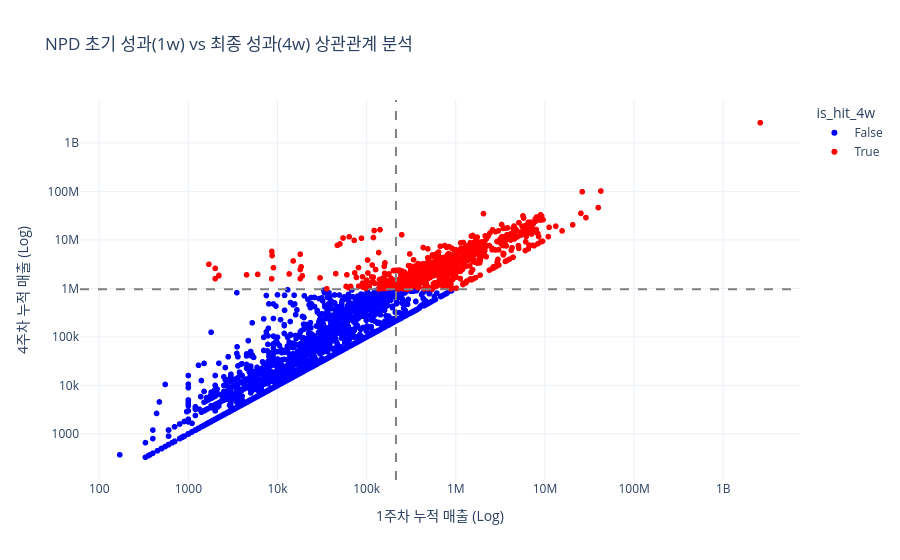

Source (notebook cell):
### Markdown cell above
# Step 1 추가: NPD 지속성(Sustainability) 및 히트 상품 전이 분석
1. 데이터 도출 과정 (Algorithm Logic)
   1. NPD 생애주기 정렬: B2_POS_SALE_CLEANED 데이터에서 각 상품코드별 최초 결제 발생일을 출시일(Day
      0)로 설정하여 시계열을 동기화했습니다.
   2. 누적 매출 집계: 
       * 1w (Day 0~7): 초기 인지도 및 출시 효과가 반영된 순수 1주일 매출 합산.
       * 4w (Day 0~28): 초기 재구매 사이클이 한 번 돌아간 시점의 한 달 매출 합산.
   3. 상대적 히트(Hit) 기준 적용:
       * 각 기간(1w, 4w)의 매출 분포에서 상위 20%(80th Percentile)를 각각 독립적으로 산출했습니다. 
       * 결과: 1주에 약 60.6만 원 이상 팔면 히트, 4주에 약 217.6만 원 이상 팔면 히트로 정의됨.
   4. 교차 검증 (Retention Calculation):
       * 분자: [1주차 히트] AND [4주차 히트]를 동시에 만족하는 상품 수 (2,256개)
       * 분모: [1주차 히트] 전체 상품 수 (2,429개)
       * 최종값: 2,256 / 2,429 = 92.88%

  2. 비즈니스 인사이트 요약
   * 초기 흥행의 고착화: 1주 차에 성공한 상품 10개 중 9개 이상이 한 달 뒤에도 성공 상태를 유지합니다.
     이는 편의점 신제품의 성패가 초기 진열(Display)과 초기 인지도에 의해 거의 결정됨을 의미합니다.
   * 낮은 역전 가능성: 1주 차에 히트가 아니었던 상품이 4주 차에 히트로 '역전'할 확률이나, 반대로 급격히
     '추락'할 확률이 7% 미만으로 매우 낮습니다. (변동성 낮음)
   * GNN 모델 설계 시사점: 
       * Cold Start 해결의 근거: 출시 직후의 짧은 데이터(1주)만으로도 모델이 예측해야 할 타겟($y$)의

### Code cell
def run_npd_sustainability_analysis(b2_path, true_npd_set):
    print(f"--- [분석 시작] 신제품 초기 흥행의 지속성(Sustainability) 검증 ---")
    
    b2_lazy = pl.scan_parquet(b2_path)
    npd_series = pl.Series(list(true_npd_set), dtype=pl.Utf8) 
    b2_filtered = b2_lazy.filter(pl.col("상품코드").is_in(npd_series))
    
    # 날짜 타입 변환 및 상품별 출시일(최초 판매일) 산출
    b2_with_date = b2_filtered.with_columns(
        pl.col("판매일자").str.to_date("%Y%m%d").alias("sale_dt")
    )
    
    launch_dates = (
        b2_with_date
        .group_by("상품코드")
        .agg(pl.col("sale_dt").min().alias("launch_dt"))
    )
    
    # 1주차(7일) 및 4주차(28일) 매출 계산
    # 주차별 '순수' 매출 증분을 보기 위해 1w와 4w를 각각 독립적으로 집계
    npd_sales = (
        b2_with_date
        .join(launch_dates, on="상품코드")
        .with_columns(
            (pl.col("sale_dt") - pl.col("launch_dt")).dt.total_days().alias("days_after")
        )
        .group_by("상품코드")
        .agg([
            pl.col("판매금액").filter(pl.col("days_after") <= 7).sum().alias("sales_1w"),
            pl.col("판매금액").filter(pl.col("days_after") <= 28).sum().alias("sales_4w")
        ])
        .filter(pl.col("sales_4w") > 0)
        .collect()
    )
    
    # 2. 히트 상품(Top 20%) 정의 및 라벨링
    threshold_1w = npd_sales.select(pl.col("sales_1w").quantile(0.8)).item()
    threshold_4w = npd_sales.select(pl.col("sales_4w").quantile(0.8)).item()
    
    npd_labeled = npd_sales.with_columns([
        (pl.col("sales_1w") >= threshold_1w).alias("is_hit_1w"),
        (pl.col("sales_4w") >= threshold_4w).alias("is_hit_4w")
    ])
    
    # 3. 지속성(Retention) 지표 산출
    # 1주차 히트 상품 중 4주차에도 히트인 비율
    hit_1w_count = npd_labeled.filter(pl.col("is_hit_1w")).height
    sustained_hit_count = npd_labeled.filter(pl.col("is_hit_1w") & pl.col("is_hit_4w")).height
    retention_rate = (sustained_hit_count / hit_1w_count * 100) if hit_1w_count > 0 else 0
    
    print(f"\n[지속성 분석 결과]")
    print(f" - 1주차 히트 상품 수: {hit_1w_count:,} 개 (임계값: {threshold_1w:,.0f}원)")
    print(f" - 4주차 히트 유지 수: {sustained_hit_count:,} 개 (임계값: {threshold_4w:,.0f}원)")
    print(f" - 성공 유지율(Retention Rate): {retention_rate:.2f}%")
    
    # 4. 시각화: 1w vs 4w 매출 상관관계 산점도
    fig = px.scatter(
        npd_labeled.to_pandas(),
        x="sales_1w",
        y="sales_4w",
        color="is_hit_4w",
        log_x=True,
        log_y=True,
        hover_data=["상품코드"],
        title="NPD 초기 성과(1w) vs 최종 성과(4w) 상관관계 분석",
        labels={"sales_1w": "1주차 누적 매출 (Log)", "sales_4w": "4주차 누적 매출 (Log)"},
        template="plotly_white",
        color_discrete_map={True: "red", False: "blue"}
    )
    
    # 가이드라인 추가
    fig.add_vline(x=threshold_1w, line_dash="dash", line_color="gray", annotation_text="1w Hit Line")
    fig.add_hline(y=threshold_4w, line_dash="dash", line_color="gray", annotation_text="4w Hit Line")
    
    fig.show()
    
    # 5. 전이 행렬(Transition Matrix) 시각화 준비
    print("\n[성공 상태 전이 행렬 (Transition Matrix)]")
    transition = npd_labeled.group_by(["is_hit_1w", "is_hit_4w"]).agg(pl.len().alias("count")).sort(["is_hit_1w", "is_hit_4w"])
    print(transition)
    
    return npd_labeled

# 실행부
B2_PATH = "../../data/processed/B2_POS_SALE_CLEANED.parquet"
if os.path.exists(B2_PATH):
    npd_analysis_res = run_npd_sustainability_analysis(B2_PATH, TRUE_NPD_SET)
else:
    print(f"파일을 찾을 수 없습니다: {B2_PATH}")

### Figure 1 — Plotly figure (JSON) as saved in the notebook; plotly's stock layout.template omitted (floating-point values rounded to 4 significant figures; data arrays with more than 128 entries replaced by an {"elided": "..."} marker saying what was removed)
{"data": [{"customdata": {"elided": "3172x1 str values"}, "hovertemplate": "is_hit_4w=False<br>1주차 누적 매출 (Log)=%{x}<br>4주차 누적 매출 (Log)=%{y}<br>상품코드=%{customdata[0]}<extra></extra>", "legendgroup": "False", "marker": {"color": "blue", "symbol": "circle"}, "mode": "markers", "name": "False", "showlegend": true, "type": "scattergl", "x": {"elided": "3172 float values"}, "xaxis": "x", "y": {"elided": "3172 float values"}, "yaxis": "y"}, {"customdata": {"elided": "794x1 str values"}, "hovertemplate": "is_hit_4w=True<br>1주차 누적 매출 (Log)=%{x}<br>4주차 누적 매출 (Log)=%{y}<br>상품코드=%{customdata[0]}<extra></extra>", "legendgroup": "True", "marker": {"color": "red", "symbol": "circle"}, "mode": "markers", "name": "True", "showlegend": true, "type": "scattergl", "x": {"elided": "794 float values"}, "xaxis": "x", "y": {"elided": "794 float values"}, "yaxis": "y"}], "layout": {"annotations": [{"showarrow": false, "text": "1w Hit Line", "x": 213100, "xanchor": "left", "xref": "x", "y": 1, "yanchor": "top", "yref": "y domain"}, {"showarrow": false, "text": "4w Hit Line", "x": 1, "xanchor": "right", "xref": "x domain", "y": 959984, "yanchor": "bottom", "yref": "y"}], "legend": {"title": {"text": "is_hit_4w"}, "tracegroupgap": 0}, "shapes": [{"line": {"color": "gray", "dash": "dash"}, "type": "line", "x0": 213100, "x1": 213100, "xref": "x", "y0": 0, "y1": 1, "yref": "y domain"}, {"line": {"color": "gray", "dash": "dash"}, "type": "line", "x0": 0, "x1": 1, "xref": "x domain", "y0": 959984, "y1": 959984, "yref": "y"}], "title": {"text": "NPD 초기 성과(1w) vs 최종 성과(4w) 상관관계 분석"}, "xaxis": {"anchor": "y", "domain": [0, 1], "title": {"text": "1주차 누적 매출 (Log)"}, "type": "log"}, "yaxis": {"anchor": "x", "domain": [0, 1], "title": {"text": "4주차 누적 매출 (Log)"}, "type": "log"}}}
